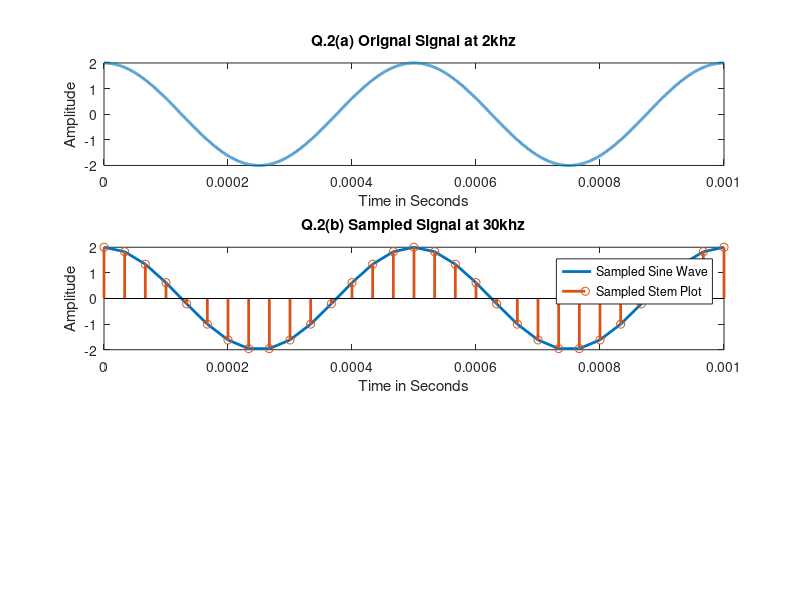

Here is the MATLAB script that generated this plot: (Note: this script raises an error after producing the figure.)
close;
clc;
clear;
close all;
%Part a

% Orignal signal

to=0:1/(10000*2000):0.001;
freq = 2000;
a=2;
x_orig=a*cos(2*pi*freq*to);
figure
subplot(3,1,1)
plot(to,x_orig,'linewidth',2)
title("Q.2(a) Orignal Signal at 2khz")
xlabel('Time in Seconds')
ylabel('Amplitude')

%Part b
% 30Khz

F_s = 30000;
t = 0:1/F_s:0.001;
a=2;
samp=a*cos(2*pi*freq*t);
subplot(3,1,2);
plot(t,samp,'linewidth',2)
hold on
stem(t,samp,'linewidth',2)
hold off
title("Q.2(b) Sampled Signal at 30khz")
legend("Sampled Sine Wave","Sampled Stem Plot")
xlabel('Time in Seconds')
ylabel('Amplitude')

% Part 3

M = 16; % As given in the question
[q,r] = quantization(samp,M); % Calling the Quantization function
% figure; % Plotting the sampled signal
% stem(t,x,"g")
% disp(q)
subplot(3,1,3)
hold on; % Plotting the orignal Signal
plot(to,x_orig,'linewidth',2,'color','r')
p =plot(t,samp);
set((p),'linewidth',2,'color','g');
h= plot(t,q); % Plotting the quantised Signal
set((h),'linewidth',2,'color','b');
grid on;
title("Q.2(c): Sampled and Qauntized x(t)");
legend("Sine Wave","Sampled Sine Wave","Quantized Signal")
xlabel('Time in Seconds')
ylabel('Amplitude')
hold off;

%Part 4
mat = zeros(1,length(q));
min = min(samp);
for i=1:length(q)
    for j = 1:length(r)
        if i == 1
           mat(i) = 16;
        elseif (q(i) == r(j))
           mat(i) = j;
        end
    end
end
disp("The quantized levels into as 4-bit representation to get a digital ")
disp("signal at each sampled time can be seen as (Taking levels from 1-16")
disp(mat)
function [q,r] = quantization(initial,M)
N=length(initial);                            % Measure the length of initial
q = zeros(1,N);                               % store the quantization values                                    
diff=(max(initial)-min(initial))/M;           % Gap between 2 levels
r = min(initial):diff:max(initial);           % Updating the levels 
for i=1:N
    for j=1:M
        if i == 1 && j == 1
            q(i) = max(initial);
        end
        if initial(i)<=r(j)+diff/2
            if initial(i)>=r(j)-diff/2
                q(i)=r(j);               
            end    
        elseif i ~= 1
            if initial(i)>=r(j)-diff/2
                q(i) = q(i-1);
            end
        end
    end
end
end

